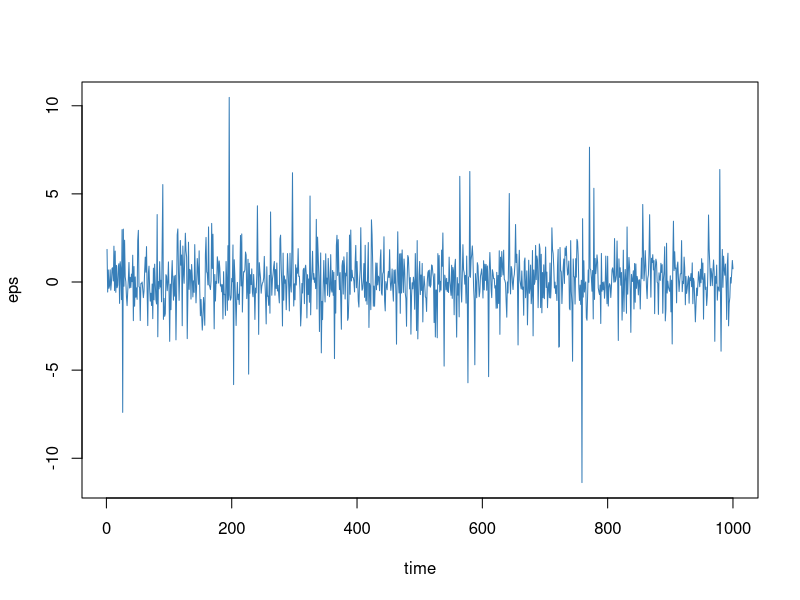
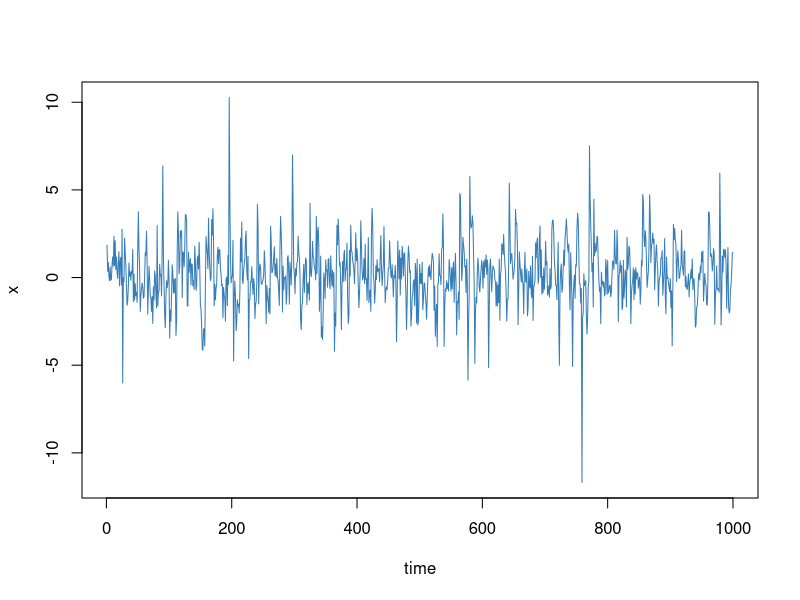
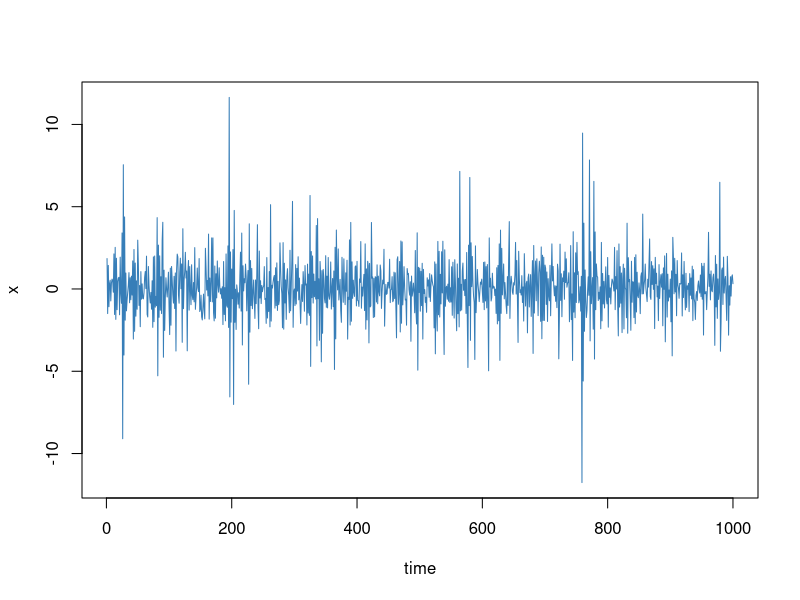
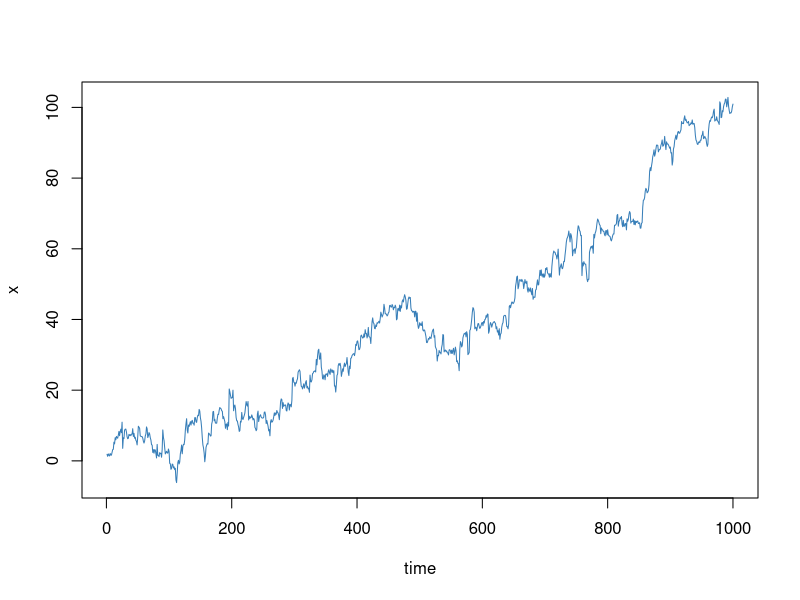
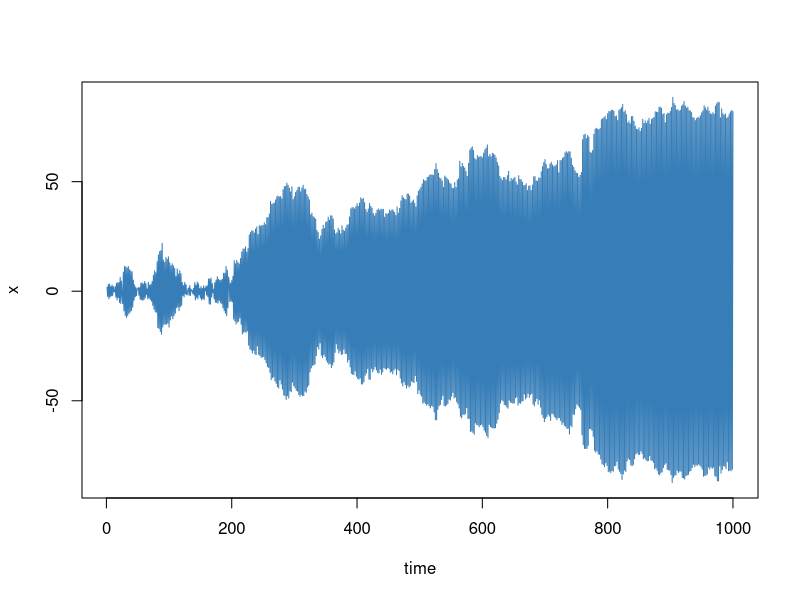
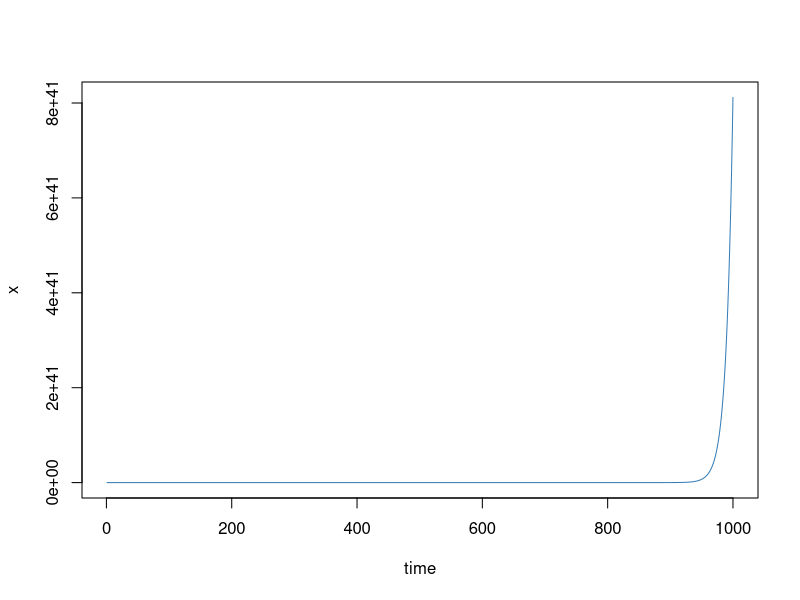
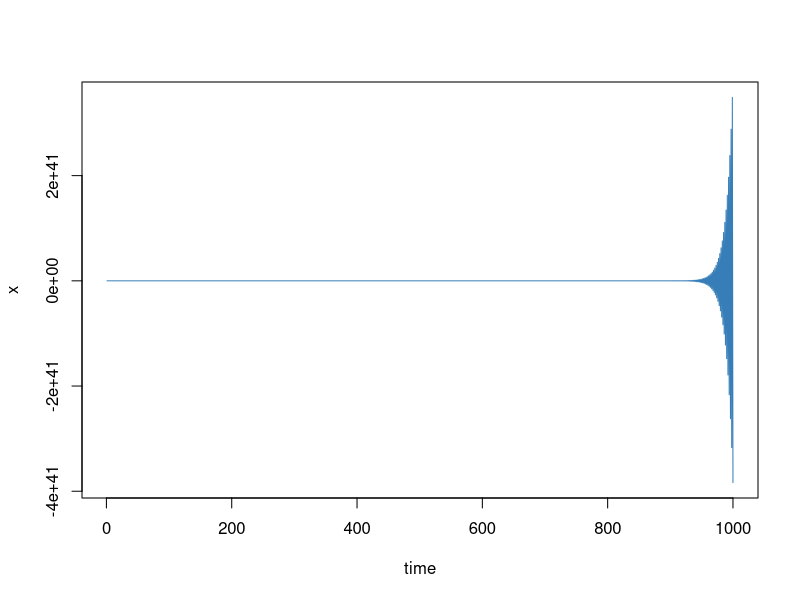
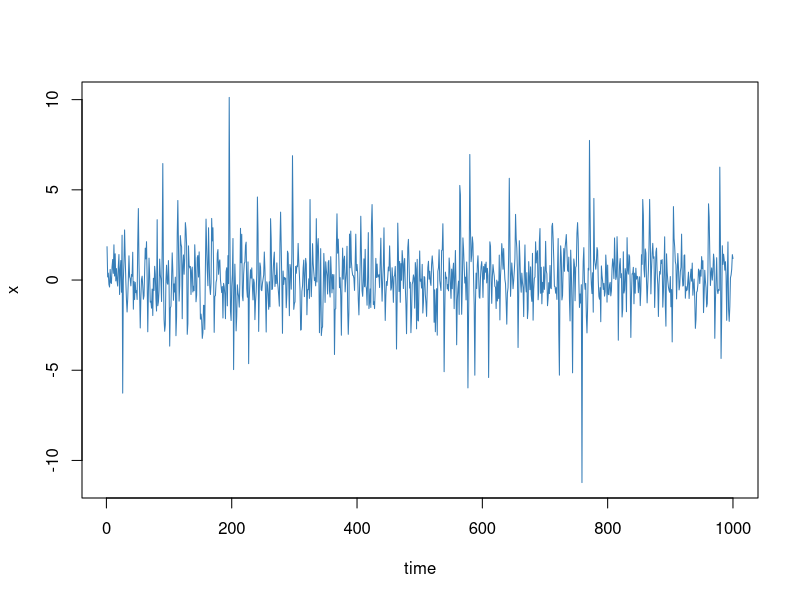

Generate these figures, in order, with R:
## ---- chunk 1
library("RColorBrewer")    # brewer.pal
library("knitr")           # opts_chunk

# consistent output
set.seed(0)

# terminal output
options(width = 80)

# color palette
palette(brewer.pal(6, "Set1"))

# code chunk options
opts_chunk$set(cache=TRUE, fig.align="center", comment=NA, echo=TRUE,
               tidy=FALSE)
## ---- chunk 2
n <- 1000; time <- 1:n
eps <- rt(n, df=3) # t with 3 degrees of freedom (heavy-tailed)
plot(time, eps, type="l", col=2)
## ---- chunk 3
x <- filter(eps, 0.5, method="recursive")
plot(time, x, type="l", col=2)
## ---- chunk 4
x <- filter(eps, -0.5, method="recursive")
plot(time, x, type="l", col=2)
## ---- chunk 5
x <- filter(eps, 1, method="recursive")
plot(time, x, type="l", col=2)
## ---- chunk 6
x <- filter(eps, -1, method="recursive")
plot(time, x, type="l", col=2)
## ---- chunk 7
x <- filter(eps, 1.1, method="recursive")
plot(time, x, type="l", col=2)
## ---- chunk 8
x <- filter(eps, -1.1, method="recursive")
plot(time, x, type="l", col=2)
## ---- chunk 9
x <- filter(eps, c(0.4, -0.2), method="recursive")
plot(time, x, type="l", col=2) # stationary?
## ---- chunk 10
x <- filter(eps, c(0.5, 0.5), method="recursive")
plot(time, x, type="l", col=2) # stationary?
